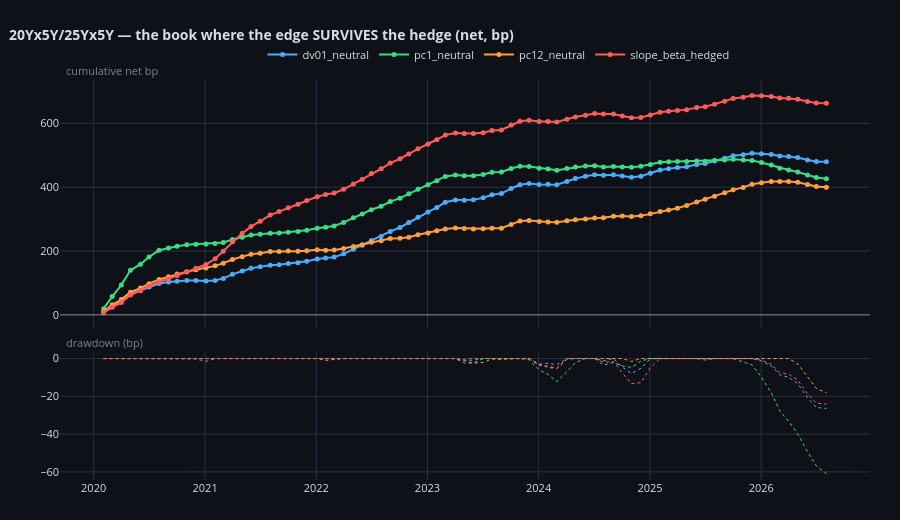

Here is the notebook cell this chart was saved with:
### Code cell
_tight = {}
for _sz in fns.SIZINGS:
    _b = BK[("20Yx5Y/25Yx5Y", _sz)]
    _b = _b[_b["closed"].to_numpy(bool)].copy()
    _b["exit"] = pd.to_datetime(_b["exit"])
    _tight[_sz] = _b.sort_values("exit")
compare_curves(_tight,
               title="20Yx5Y/25Yx5Y — the book where the edge SURVIVES the hedge (net, bp)",
               time_col="exit", pnl_col="net_bp", unit="bp", side_col="gate_direction")
